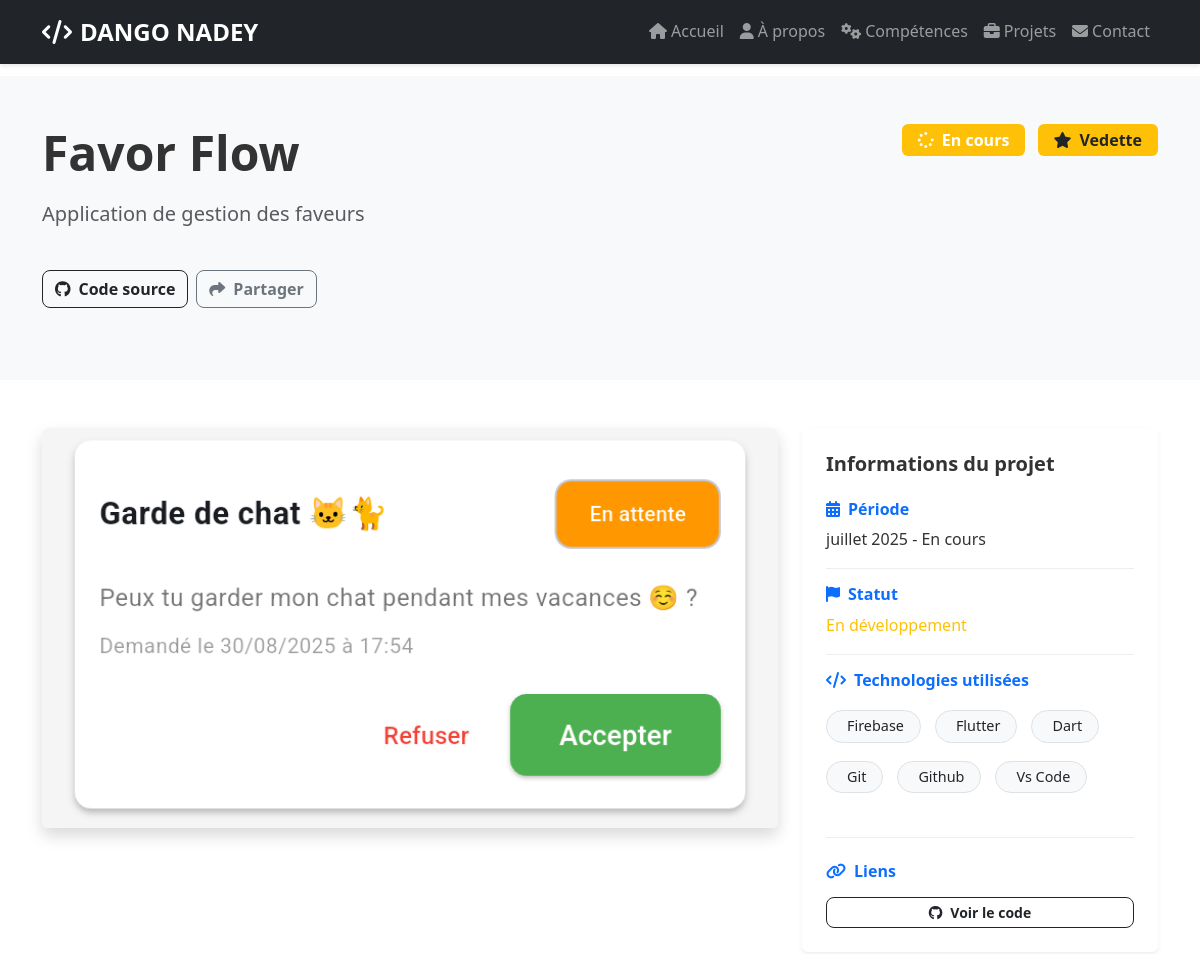
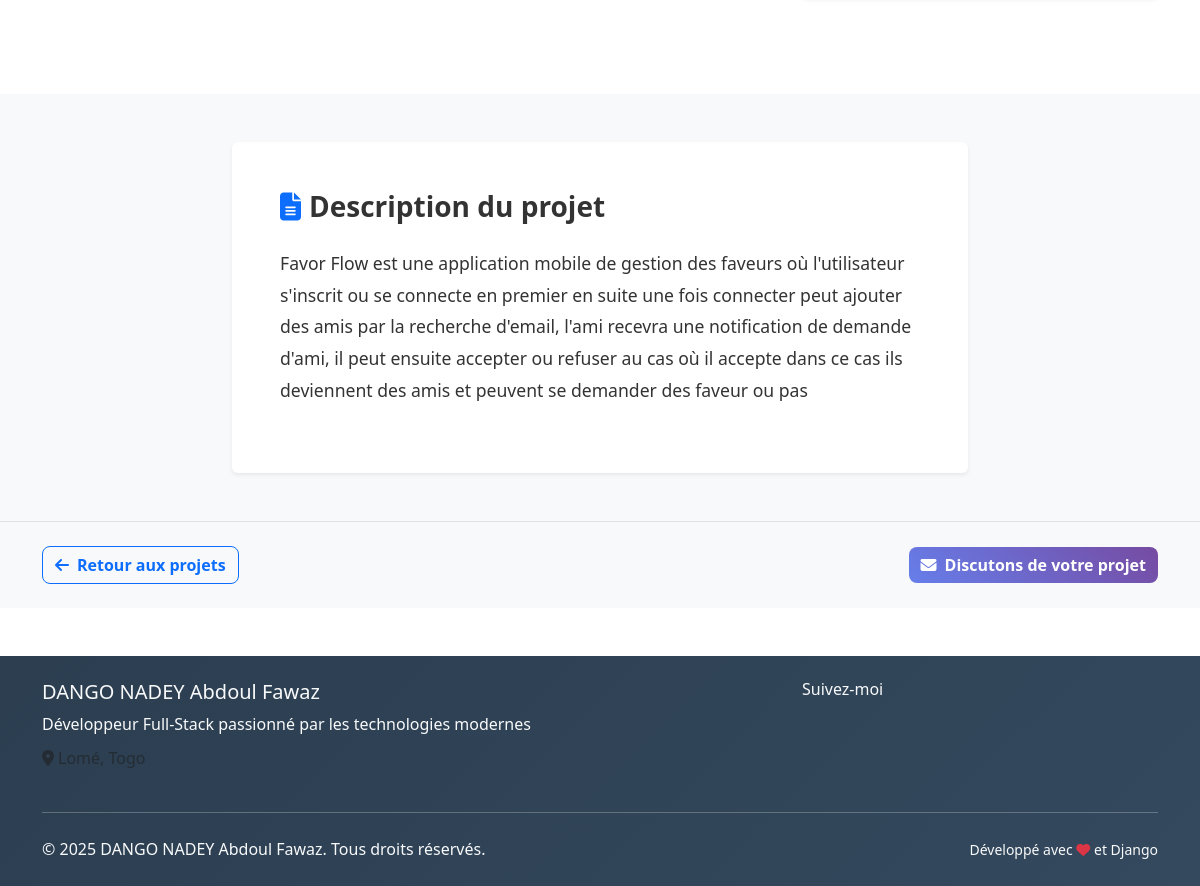
The app's page /project/3/ with its own data (2 pictures, top to bottom).
### main/models.py (models this page shows, shortened)
class Project(models.Model):
    STATUS_CHOICES = [
        ('completed', 'Terminé'),
        ('in_progress', 'En cours'),
        ('planned', 'Planifié'),
    ]
    title = models.CharField(max_length=200)
    description = RichTextField()
    short_description = models.TextField(max_length=300)
    image = models.ImageField(upload_to='projects/')
    github_url = models.URLField(blank=True)
    live_url = models.URLField(blank=True)
    status = models.CharField(max_length=20, choices=STATUS_CHOICES, default='completed')
    technologies = models.ManyToManyField(Skill, related_name='projects')
    featured = models.BooleanField(default=False)
    start_date = models.DateField()
    end_date = models.DateField(null=True, blank=True)
    created_at = models.DateTimeField(auto_now_add=True)
    updated_at = models.DateTimeField(auto_now=True)
    class Meta:
        verbose_name = "Projet"
        verbose_name_plural = "Projets"
        ordering = ['-created_at']

class Skill(models.Model):
    SKILL_TYPES = [
        ('language', 'Langage de programmation'),
        ('framework', 'Framework'),
        ('database', 'Base de données'),
        ('tool', 'Outil'),
        ('other', 'Autre'),
    ]
    name = models.CharField(max_length=100)
    skill_type = models.CharField(max_length=20, choices=SKILL_TYPES)
    proficiency = models.IntegerField(default=50, help_text="Niveau de maîtrise (0-100)")
    icon = models.CharField(max_length=100, blank=True, help_text="Classe CSS pour l'icône")
    class Meta:
        verbose_name = "Compétence"
        verbose_name_plural = "Compétences"
        ordering = ['skill_type', 'name']

### main/views.py (the view)
# urls.py: path('project/<int:pk>/', views.ProjectDetailView.as_view(), name='project_detail'),
class ProjectDetailView(DetailView):
    model = Project
    template_name = 'project_detail.html'
    context_object_name = 'project'
    def get_context_data(self, **kwargs):
        context = super().get_context_data(**kwargs)
        context['related_projects'] = Project.objects.exclude(
            pk=self.object.pk
        ).filter(
            technologies__in=self.object.technologies.all()
        ).distinct()[:3]
        return context

### templates/project_detail.html (shortened to what this page needs)
{% extends 'base.html' %}
{% load static %}
{% block content %}
<section class="py-5 bg-light">
    <div class="container">
        <div class="row">
            <div class="col-12" data-aos="fade-up">
                <div class="d-flex justify-content-between align-items-start mb-4">
                    <div>
                        <h1 class="display-5 fw-bold mb-3">{{ project.title }}</h1>
                        <p class="lead text-muted">{{ project.short_description }}</p>
                    </div>
                    <div class="text-end">
                        {% if project.status == 'completed' %}
                            <span class="badge bg-success fs-6 px-3 py-2">
                                <i class="fas fa-check-circle me-2"></i>Terminé
                            </span>
                        {% elif project.status == 'in_progress' %}
                            <span class="badge bg-warning fs-6 px-3 py-2">
                                <i class="fas fa-spinner me-2"></i>En cours
                            </span>
                        {% elif project.status == 'planned' %}
                            <span class="badge bg-info fs-6 px-3 py-2">
                                <i class="fas fa-clock me-2"></i>Planifié
                            </span>
                        {% endif %}
                        {% if project.featured %}
                        <span class="badge bg-warning text-dark fs-6 px-3 py-2 ms-2">
                            <i class="fas fa-star me-2"></i>Vedette
                        </span>
                        {% endif %}
                    </div>
                </div>
                <div class="d-flex flex-wrap gap-2 mb-4">
                    {% if project.github_url %}
                    <a href="{{ project.github_url }}" target="_blank" class="btn btn-outline-dark">
                        <i class="fab fa-github me-2"></i>Code source
                    </a>
                    {% endif %}
                    <button class="btn btn-outline-secondary" onclick="copyToClipboard('{{ request.build_absolute_uri }}')">
                        <i class="fas fa-share me-2"></i>Partager
                    </button>
                </div>
            </div>
        </div>
    </div>
</section>
<section class="py-5">
    <div class="container">
        <div class="row">
            <div class="col-lg-8 mb-5" data-aos="fade-right">
                {% if project.image %}
                <div class="project-image-container position-relative">
                </div>
                {% endif %}
            </div>
            <div class="col-lg-4 mb-5" data-aos="fade-left">
                <div class="project-info bg-white p-4 rounded shadow-sm h-100">
                    <h3 class="h5 fw-bold mb-4">Informations du projet</h3>
                    <div class="info-item mb-3">
                        <h6 class="fw-semibold text-primary">
                            <i class="fas fa-calendar-alt me-2"></i>Période
                        </h6>
                        <p class="mb-0">
                            {{ project.start_date|date:"F Y" }}
                            {% if project.end_date %}
                                - {{ project.end_date|date:"F Y" }}
                            {% elif project.status == 'in_progress' %}
                                - En cours
                            {% endif %}
                        </p>
                    </div>
                    <div class="info-item mb-3">
                        <h6 class="fw-semibold text-primary">
                            <i class="fas fa-flag me-2"></i>Statut
                        </h6>
                        <p class="mb-0">
                            {% if project.status == 'completed' %}
                                <span class="text-success">Projet terminé</span>
                            {% elif project.status == 'in_progress' %}
                                <span class="text-warning">En développement</span>
                            {% elif project.status == 'planned' %}
                                <span class="text-info">En planification</span>
                            {% endif %}
                        </p>
                    </div>
                    <div class="info-item mb-4">
                        <h6 class="fw-semibold text-primary mb-3">
                            <i class="fas fa-code me-2"></i>Technologies utilisées
                        </h6>
                        <div class="project-tech-list">
                            {% for tech in project.technologies.all %}
                                <span class="badge bg-light text-dark border me-1 mb-2 px-3 py-2">
                                    {{ tech.name }}
                                </span>
                            {% endfor %}
                        </div>
                    </div>
                    {% if project.github_url or project.live_url %}
                    <div class="info-item">
                        <h6 class="fw-semibold text-primary mb-3">
                            <i class="fas fa-link me-2"></i>Liens
                        </h6>
                        <div class="d-grid gap-2">
                            {% if project.github_url %}
                            <a href="{{ project.github_url }}" target="_blank" class="btn btn-outline-dark btn-sm">
                                <i class="fab fa-github me-2"></i>Voir le code
                            </a>
                            {% endif %}
                        </div>
                    </div>
                    {% endif %}
                </div>
            </div>
        </div>
    </div>
</section>
<section class="py-5 bg-light">
    <div class="container">
        <div class="row">
            <div class="col-lg-8 mx-auto" data-aos="fade-up">
                <div class="bg-white p-5 rounded shadow-sm">
                    <h2 class="h3 fw-bold mb-4">
                        <i class="fas fa-file-alt text-primary me-2"></i>Description du projet
                    </h2>
                    <div class="project-description">
                        {{ project.description|safe }}
                    </div>
                </div>
            </div>
        </div>
    </div>
</section>
<section class="py-4 bg-light border-top">
    <div class="container">
        <div class="row">
            <div class="col-12">
                <div class="d-flex justify-content-between align-items-center">
                    <a href="{% url 'projects' %}" class="btn btn-outline-primary">
                        <i class="fas fa-arrow-left me-2"></i>Retour aux projets
                    </a>
                    <div class="d-flex gap-2">
                        <a href="{% url 'contact' %}" class="btn btn-primary">
                            <i class="fas fa-envelope me-2"></i>Discutons de votre projet
                        </a>
                    </div>
                </div>
            </div>
        </div>
    </div>
</section>
{% endblock %}

### static/css/style.css (style rules this page uses)
:root { --primary-color: #667eea; --secondary-color: #764ba2; --warning-color: #ffc107; --dark-color: #212529; --light-color: #f8f9fa; --font-family: 'Segoe UI', Tahoma, Geneva, Verdana, sans-serif; }
body { font-family: var(--font-family); line-height: 1.6; color: #333; scroll-behavior: smooth; }
.btn { border-radius: 8px; font-weight: 600; transition: all 0.3s ease; }
.btn-primary { background: linear-gradient(45deg, var(--primary-color), var(--secondary-color)); border: none; }
.project-tech-list { display: flex; flex-wrap: wrap; gap: 10px; margin: 20px 0; }
.project-tech-list .badge { font-size: 0.9rem; padding: 8px 12px; border-radius: 20px; }
a { transition: all 0.3s ease; }

### templates/project_detail.html (style rules this page uses)
.project-image-container { cursor: pointer; }
.project-info .info-item { border-bottom: 1px solid #eee; padding-bottom: 1rem; }
.project-info .info-item:last-child { border-bottom: none; padding-bottom: 0; }
.project-description { line-height: 1.8; font-size: 1.1rem; }
.project-description p { margin-bottom: 1.2rem; }
.project-tech-list .badge { font-size: 0.9rem; font-weight: 500; }

### records on screen
Project: title "Favor Flow", short_description "Application de gestion des faveurs", start_date "juillet 2025", description "Favor Flow est une application mobile de gestion des faveurs où l'utilisateur s'inscrit ou se connecte en premier en suite une fois connecter peut ajouter des amis par la recherche d'email, l'ami recevra une notification de demande d'ami, il peut ensuite accepter ou refuser au cas où il accepte dans ce cas ils deviennent des amis et peuvent se demander des faveur ou pas"
Skill: name "Firebase"
Skill: name "Flutter"
Skill: name "Dart"
Skill: name "Git"
Skill: name "Github"
Skill: name "Vs Code"
